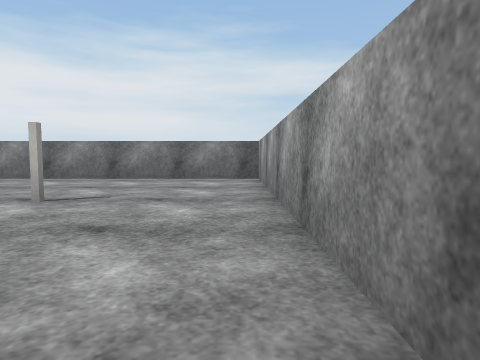
View 1 (above)

16 first-person views from a walk through a scene from a Unity 3-D project. The camera is 0.55 m above the floor, tilts 4° down and sees 75° across. The floor is counted in squares, 1 m on a side. Each view is taken from the middle of a square. On the plan, view 1 faces up. The plan holds only what a view shows up to about 9 squares ahead; the rest is blank. Surface patterns are stand-ins for the level's own textures.

View 2
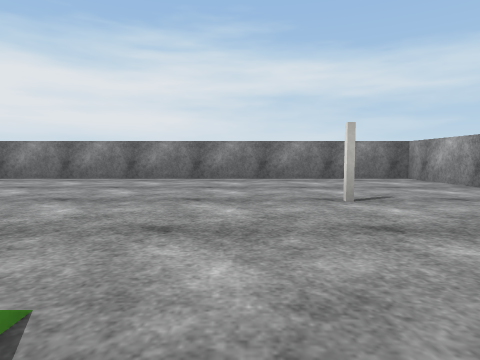

View 3
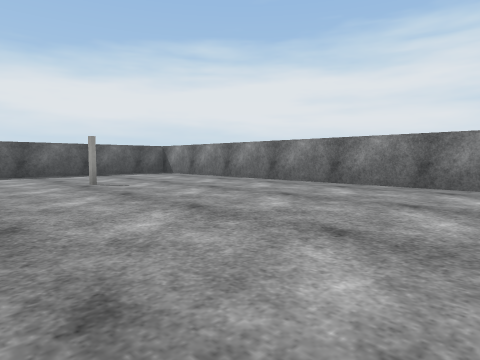

View 4
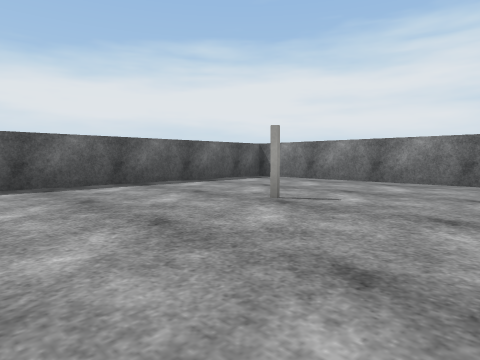

View 5
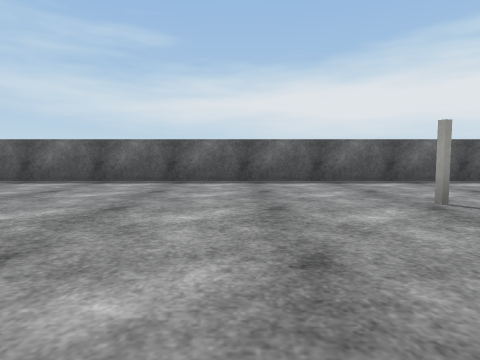

View 6
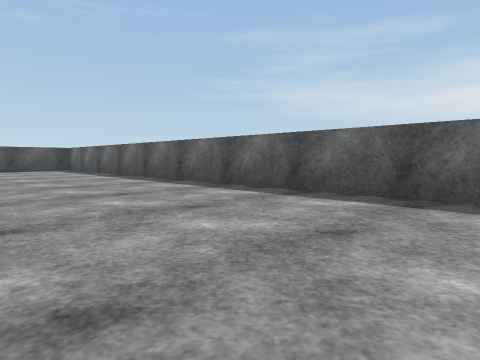

View 7
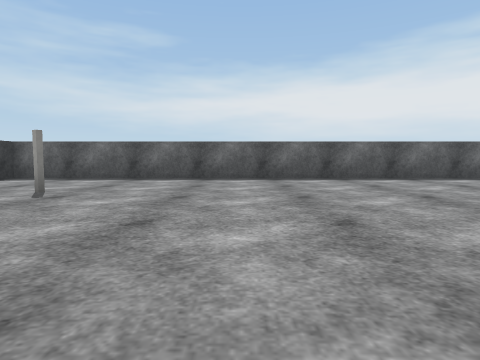

View 8
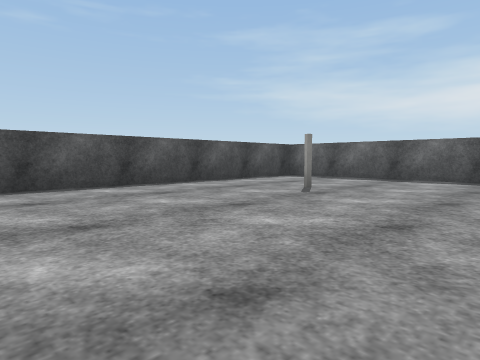

View 9
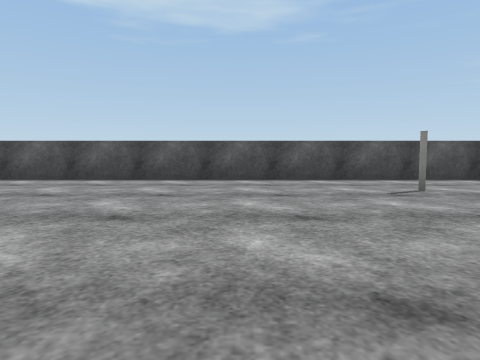

View 10
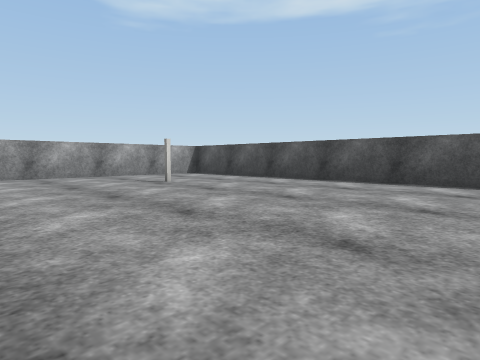

View 11
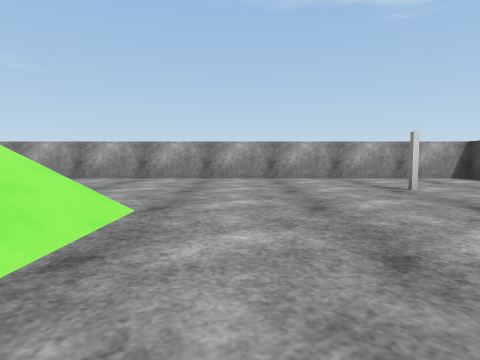

View 12
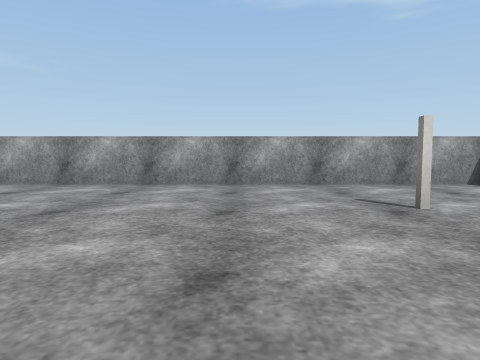

View 13
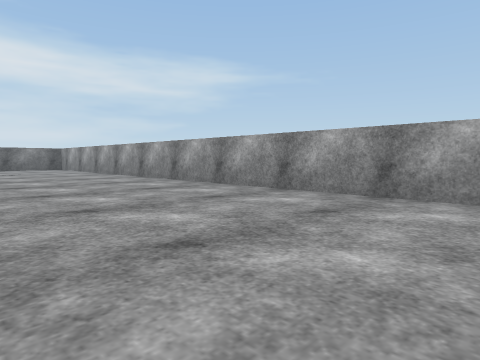

View 14
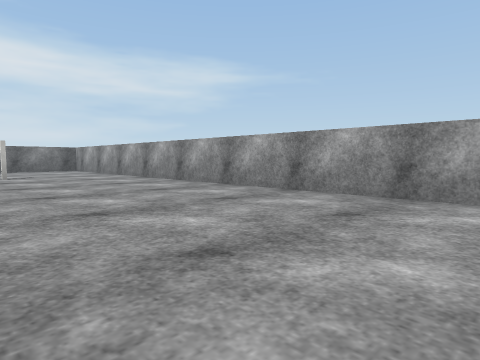

View 15
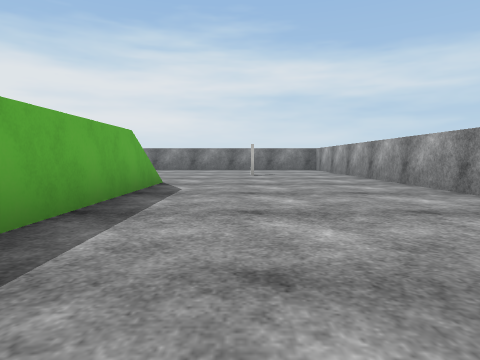

View 16
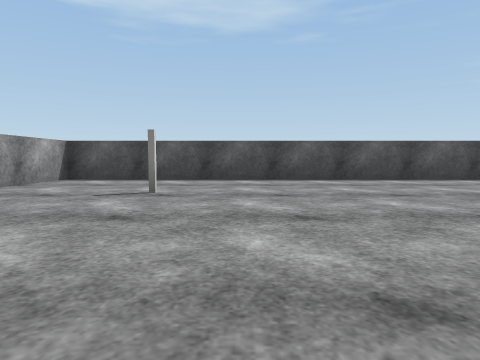

### Floor plan
Key: @ floor where view 1 was taken; # wall or solid block; . main floor; : floor 1 m higher than the main floor; / step, stairs or slope.
Columns run from 18 left of view 1 to 1 right of it. Each row starts with its distance up from view 1.
  9   ##################
  8 #..................#
  7 #..................#
  6 #..................#
  5 #..................#
  4 #...#..........#...#
  3 #..................#
  2 #..................#
  1 #.......     /.....#
  0 #......      /....@#
 -1 #.....       /.....#
 -2 #.....       :.....#
 -3 #.....       :.....#
 -4 #.....       :.....#
 -5 #....         .....#
 -6 #......       .....#
 -7 #....../    //.....#
 -8 #.......//////.....#
 -9 #..................#
-10 #..................#
-11 #..................#
-12 #...#..........#...#
-13 #..................#
-14 #..................#
-15 ####################

Where each view was taken, in squares from view 1:
view 1: 0 up, 0 right, facing up
view 2: 0 up, 4 left, facing up
view 3: 2 up, 7 left, facing up-left
view 4: 1 up, 11 left, facing up-left
view 5: 2 up, 10 left, facing left
view 6: 0 up, 13 left, facing down-left
view 7: 9 down, 9 left, facing left
view 8: 9 down, 9 left, facing down-left
view 9: 7 down, 11 left, facing down
view 10: 8 down, 9 left, facing down-right
view 11: 9 down, 8 left, facing right
view 12: 10 down, 6 left, facing right
view 13: 8 down, 4 left, facing up-right
view 14: 6 down, 4 left, facing up-right
view 15: 6 down, 3 left, facing up
view 16: 7 down, 4 left, facing down
